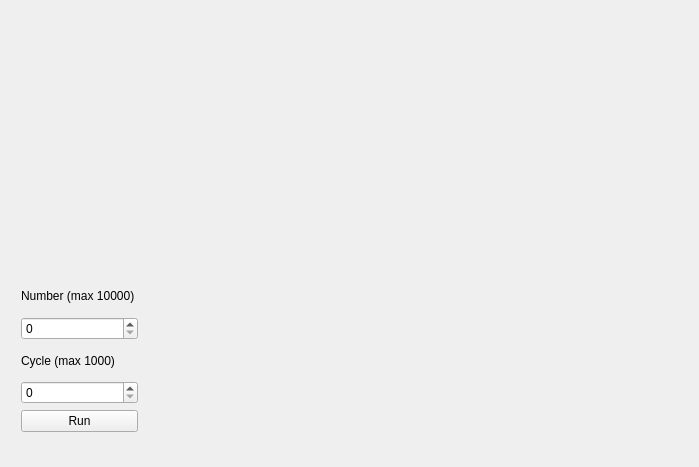
<?xml version="1.0" encoding="UTF-8"?>
<ui version="4.0">
 <class>MainWindow</class>
 <widget class="QMainWindow" name="MainWindow">
  <property name="geometry">
   <rect>
    <x>0</x>
    <y>0</y>
    <width>699</width>
    <height>467</height>
   </rect>
  </property>
  <property name="windowTitle">
   <string>MainWindow</string>
  </property>
  <widget class="QWidget" name="centralWidget">
   <widget class="QCustomPlot" name="customPlot" native="true">
    <property name="geometry">
     <rect>
      <x>170</x>
      <y>20</y>
      <width>521</width>
      <height>421</height>
     </rect>
    </property>
   </widget>
   <widget class="QWidget" name="layoutWidget">
    <property name="geometry">
     <rect>
      <x>10</x>
      <y>270</y>
      <width>139</width>
      <height>173</height>
     </rect>
    </property>
    <layout class="QVBoxLayout" name="verticalLayout_4">
     <item>
      <layout class="QVBoxLayout" name="verticalLayout_3">
       <item>
        <layout class="QVBoxLayout" name="verticalLayout">
         <item>
          <widget class="QLabel" name="label">
           <property name="text">
            <string>Number (max 10000)</string>
           </property>
          </widget>
         </item>
         <item>
          <widget class="QSpinBox" name="_number"/>
         </item>
        </layout>
       </item>
       <item>
        <layout class="QVBoxLayout" name="verticalLayout_2">
         <item>
          <widget class="QLabel" name="label_2">
           <property name="text">
            <string>Cycle (max 1000)</string>
           </property>
          </widget>
         </item>
         <item>
          <widget class="QSpinBox" name="_cycle"/>
         </item>
        </layout>
       </item>
      </layout>
     </item>
     <item>
      <widget class="QPushButton" name="pushButton">
       <property name="text">
        <string>Run</string>
       </property>
      </widget>
     </item>
    </layout>
   </widget>
   <zorder>layoutWidget</zorder>
   <zorder>customPlot</zorder>
   <zorder>label</zorder>
  </widget>
 </widget>
 <layoutdefault spacing="6" margin="11"/>
 <customwidgets>
  <customwidget>
   <class>QCustomPlot</class>
   <extends>QWidget</extends>
   <header>qcustomplot.h</header>
   <container>1</container>
  </customwidget>
 </customwidgets>
 <resources/>
 <connections/>
</ui>
